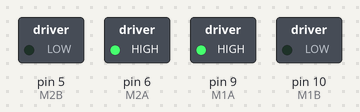
A sketch run on a simulated Arduino Uno, built with avr-gcc and run on an emulated ATmega328P. On the bench: switched loads named in the sketch (green lamp = pin HIGH).

Above: at 0.1 s.
Timing chart, 0 to 1.6 s (numbered marks = the images above):
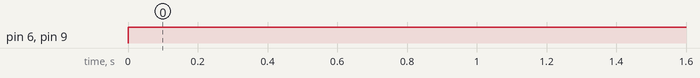

Measured:
- by itself, pin 6 (M2A), pin 9 (M1A): LOW → HIGH at 0.00 s

The sketch:

budgebot_motortest.ino
```cpp
const int M1A = 9;
const int M1B = 10;
const int M2A =6;
const int M2B = 5;
void setup() {

      pinMode(M2B,OUTPUT);
      pinMode(M1A,OUTPUT);
      pinMode(M1B,OUTPUT);
      pinMode(M2A,OUTPUT);


}

void loop() {
 digitalWrite(M2A,HIGH);
 digitalWrite(M1A,HIGH);
 digitalWrite(M1B,LOW);
 digitalWrite(M2B,LOW);


}
```
